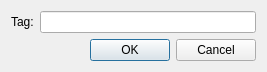
<?xml version="1.0" encoding="UTF-8"?>
<ui version="4.0">
 <class>AddTagDialog</class>
 <widget class="QDialog" name="AddTagDialog">
  <property name="geometry">
   <rect>
    <x>0</x>
    <y>0</y>
    <width>267</width>
    <height>63</height>
   </rect>
  </property>
  <property name="windowTitle">
   <string>Add New Tag</string>
  </property>
  <layout class="QFormLayout" name="formLayout">
   <item row="0" column="0">
    <widget class="QLabel" name="tagLabel">
     <property name="text">
      <string>Tag:</string>
     </property>
    </widget>
   </item>
   <item row="0" column="1">
    <widget class="QLineEdit" name="tagLineEdit"/>
   </item>
   <item row="1" column="0" colspan="2">
    <widget class="QDialogButtonBox" name="buttonBox">
     <property name="orientation">
      <enum>Qt::Horizontal</enum>
     </property>
     <property name="standardButtons">
      <set>QDialogButtonBox::Cancel|QDialogButtonBox::Ok</set>
     </property>
    </widget>
   </item>
  </layout>
 </widget>
 <resources/>
 <connections>
  <connection>
   <sender>buttonBox</sender>
   <signal>accepted()</signal>
   <receiver>AddTagDialog</receiver>
   <slot>accept()</slot>
   <hints>
    <hint type="sourcelabel">
     <x>248</x>
     <y>254</y>
    </hint>
    <hint type="destinationlabel">
     <x>157</x>
     <y>274</y>
    </hint>
   </hints>
  </connection>
  <connection>
   <sender>buttonBox</sender>
   <signal>rejected()</signal>
   <receiver>AddTagDialog</receiver>
   <slot>reject()</slot>
   <hints>
    <hint type="sourcelabel">
     <x>316</x>
     <y>260</y>
    </hint>
    <hint type="destinationlabel">
     <x>286</x>
     <y>274</y>
    </hint>
   </hints>
  </connection>
 </connections>
</ui>
